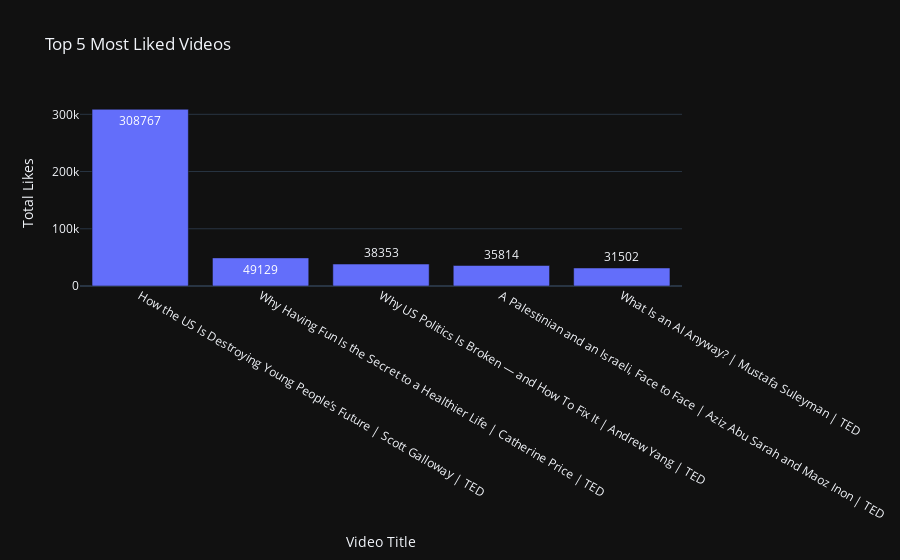

Notebook cell for this chart:
### Code cell
fig = px.bar(top_5_likes,
             x='title',
             y='total_likes',
             title='Top 5 Most Liked Videos',
             labels={'title': 'Video Title', 'total_likes': 'Total Likes'},
             text='total_likes')

fig.show()

### Figure 1 — Plotly figure (JSON) as saved in the notebook; plotly's stock layout.template omitted (floating-point values rounded to 4 significant figures)
{"data": [{"alignmentgroup": "True", "hovertemplate": "Video Title=%{x}<br>Total Likes=%{text}<extra></extra>", "legendgroup": "", "marker": {"color": "#636efa", "pattern": {"shape": ""}}, "name": "", "offsetgroup": "", "orientation": "v", "showlegend": false, "text": [308767, 49129, 38353, 35814, 31502], "textposition": "auto", "x": ["How the US Is Destroying Young People’s Future | Scott Galloway | TED", "Why Having Fun Is the Secret to a Healthier Life | Catherine Price | TED", "Why US Politics Is Broken — and How To Fix It | Andrew Yang | TED", "A Palestinian and an Israeli, Face to Face | Aziz Abu Sarah and Maoz Inon | TED", "What Is an AI Anyway? | Mustafa Suleyman | TED"], "xaxis": "x", "y": [308767, 49129, 38353, 35814, 31502], "yaxis": "y", "type": "bar"}], "layout": {"xaxis": {"anchor": "y", "domain": [0, 1], "title": {"text": "Video Title"}}, "yaxis": {"anchor": "x", "domain": [0, 1], "title": {"text": "Total Likes"}}, "legend": {"tracegroupgap": 0}, "title": {"text": "Top 5 Most Liked Videos"}, "barmode": "relative"}}
